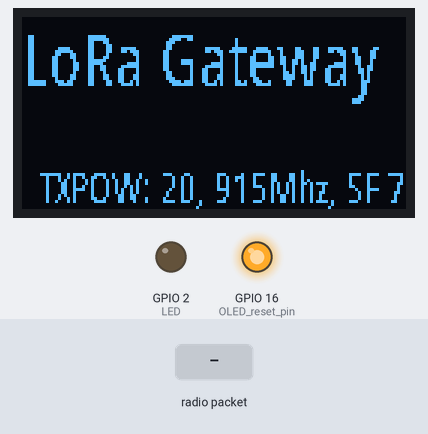
A sketch run on a simulated ESP32. Shown: 128×64 one-colour display, output pins drawn as LEDs (lit = HIGH). The inputs (shaded band) are chosen by the test bench. WiFi joins after 1.5 s; servers stay silent unless stated; no radio packets arrive unless stated; what the sketch prints to the serial monitor is not drawn.

Above: at 0.1 s.
At 3.0 s:
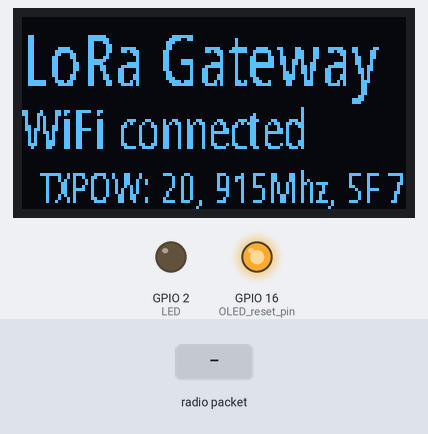
3.1 s: radio packet "$" arrives
4.6 s: radio packet "#" arrives
6.1 s: radio packet "1" arrives
Timing chart, 0 to 9.1 s (numbered marks = the images above; inputs shaded):
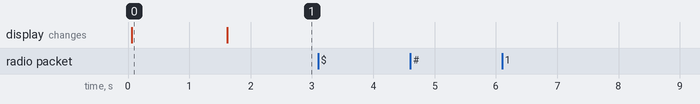

The sketch:

2_Gateway.ino
```cpp
#include <Arduino.h>
#include <SPI.h>
#include <LoRa.h>
#include <WiFi.h>
#include <WiFiMulti.h>
#include <HTTPClient.h>
#include <Wire.h>
#include "SSD1306.h"
#include "fonts.h"  //Open_Sans_Hebrew_Condensed_14, Open_Sans_Hebrew_Condensed_18, Open_Sans_Hebrew_Condensed_24

#define SCK     5    // GPIO5  -- SX1278's SCK
#define MISO    19   // GPIO19 -- SX1278's MISO
#define MOSI    27   // GPIO27 -- SX1278's MOSI
#define SS      18   // GPIO18 -- SX1278's CS
#define RST     14   // GPIO14 -- SX1278's RESET
#define DI0     26   // GPIO26 -- SX1278's IRQ(Interrupt Request)

#define BAND  915E6  // 433E6, 868E6, 915E6
#define TXPOW 20 // 2~20 -> PA_OUTPUT_RF0_PIN, 0~14-> PA_OUTPUT_BOOST_PIN
#define SF 7 // Spreading Factor: 6~12, default 7
#define SBW 125E3 // Signal Bandwidth: 7.83E, 10.4E3, 15.6E3, 20.8E3, 41.7E3, 62.5E3, 125.E3, 250E3, default 125E3
#define CR 5 // Coding Rate: 5~8, default 5

#define SSID1 "DimiFi 2G1"
#define PASS1 "newdimigo"
#define SSID2 "DimiFi 2G2"
#define PASS2 "newdimigo"
#define SSID3 "DimiFi-2G"
#define PASS3 "newdimigo"
#define SSID4 "DimiFi_2G"
#define PASS4 "newdimigo"
#define SSID5 "DimiFi 4G1"
#define PASS5 "newdimigo"
#define SSID6 "DimiFi 4G2"
#define PASS6 "newdimigo"


WiFiMulti WiFiMulti;
HTTPClient http;
SSD1306 display(0x3c, 21, 22);

void printInfo();
int filter_okay(float val1, float val2, float newVal);


void setup() {
	Serial.begin(115200);
	Serial.println("\n\nDevice - LoRa Gateway");

	pinMode(16, OUTPUT);  // OLED reset pin
	pinMode(2, OUTPUT);  //LED
	digitalWrite(16, LOW);    // set GPIO16 low to reset OLED
	delay(50);
	digitalWrite(16, HIGH); // while OLED is running, must set GPIO16 in high

	display.init();
	display.flipScreenVertically();
	display.clear();
	display.setFont(Open_Sans_Hebrew_Condensed_24);
	display.setTextAlignment(TEXT_ALIGN_LEFT);
	display.drawString(0, 0, "LoRa Gateway");
	printInfo();
	display.display();

	WiFi.mode(WIFI_STA);
	WiFiMulti.addAP(SSID1, PASS1);
	WiFiMulti.addAP(SSID2, PASS2);
	WiFiMulti.addAP(SSID3, PASS3);
	WiFiMulti.addAP(SSID4, PASS4);
	WiFiMulti.addAP(SSID5, PASS5);
	WiFiMulti.addAP(SSID6, PASS6);
	Serial.print("Establishing WiFI connection");
	uint16_t wifiCount = 0;
	while(WiFiMulti.run() != WL_CONNECTED) {
		// ESP.wdtFeed();  // uneccesary for ESP32
		Serial.print(".");
		delay(250);
		wifiCount++;
		if(wifiCount>60){
			ESP.restart();  // WiFi connection takes too long
			return;
		}
	}
	Serial.print("\nWiFi Connected: ");
	Serial.println(WiFi.SSID());
	Serial.print("IP address: ");
	Serial.println(WiFi.localIP());
	WiFi.printDiag(Serial);
	Serial.println();

	display.clear();
	display.setFont(Open_Sans_Hebrew_Condensed_24);
	display.setTextAlignment(TEXT_ALIGN_LEFT);
	display.drawString(0, 0, "LoRa Gateway");
	display.setFont(Open_Sans_Hebrew_Condensed_18);
	display.setTextAlignment(TEXT_ALIGN_LEFT);
	display.drawString(0, 26, "WiFi connected");
	printInfo();
	display.display();

	SPI.begin(SCK,MISO,MOSI,SS);
	LoRa.setPins(SS,RST,DI0);
	LoRa.setTxPower(TXPOW);
	LoRa.setSpreadingFactor(SF);
	LoRa.setSignalBandwidth(SBW);
	LoRa.setCodingRate4(CR);
	if (LoRa.begin(BAND)) {
		Serial.println("LoRa Initialized");
	}else{
		Serial.println("LoRa failed to start");
		while (1){
			delay(1000);
		}
	}
	LoRa.receive();

  Serial.println("Init complete\n");
	delay(200);
}


String packet = "";
int packetSize = 0;
String pac_history="";

uint32_t count_packnum = 0;
uint32_t count_packnum_a[6] = {0};
uint8_t pac_NodeNum = 0, pac_okay = 1;
float pac_dust, pac_temp, pac_hum, pac_pres = 0;

float filt_dust[6][2] = {0.0};
float filt_temp[6][2] = {0.0};
float filt_hum[6][2] = {0.0};
float filt_pres[6][2] = {0.0};

void loop() {
	packetSize = LoRa.parsePacket();
	if (packetSize){  // if(non-zero) -> true
		Serial.println("\n\n=====");

		packet ="";
		for (int i = 0; i < packetSize; i++){
			packet.concat((char) LoRa.read());
		}

		packet.trim();

		Serial.print("count_packnum: ");  Serial.println(count_packnum);
		Serial.print("Packet: ");  Serial.println(packet);
		Serial.print("RSSI: ");  Serial.println(String(LoRa.packetRssi(), DEC));

		if(packet.startsWith("$") && packet.endsWith("$")){
			pac_okay = 1;

			String data="";
			packet.replace("$", "");
			data = packet.substring(0, packet.indexOf("#"));
			pac_NodeNum = data.toInt();
			packet = packet.substring(packet.indexOf("#")+1);
			data = packet.substring(0, packet.indexOf("#"));
			pac_dust = data.toFloat();
			packet = packet.substring(packet.indexOf("#")+1);
			data = packet.substring(0, packet.indexOf("#"));
			pac_temp = data.toFloat();
			packet = packet.substring(packet.indexOf("#")+1);
			data = packet.substring(0, packet.indexOf("#"));
			pac_hum = data.toFloat();
			packet = packet.substring(packet.indexOf("#")+1);
			data = packet.substring(0, packet.indexOf("#"));
			pac_pres = data.toFloat();
			// data before filtering
			Serial.print("pac_NodeNum: "); Serial.println(pac_NodeNum);
			Serial.print("pac_dust: "); Serial.print(pac_dust); Serial.println("ug/m3");
			Serial.print("pac_temperature: "); Serial.print(pac_temp); Serial.println("°C");
			Serial.print("pac_humidity: "); Serial.print(pac_hum); Serial.println("% RH");
			Serial.print("pac_pressure: "); Serial.print(pac_pres); Serial.println("Pa");

			// data filtering
			if(pac_NodeNum<0 || pac_NodeNum>16 || pac_dust<0 || pac_temp<=0 || pac_hum<=0 || pac_pres<=0){
				Serial.println("!!!!! abnormal packet data - dropping !!!!!");
				pac_okay=0;
			}

			count_packnum_a[pac_NodeNum-1]++;

			if(count_packnum>3 && count_packnum_a[pac_NodeNum-1]>3 && pac_okay == 1){
				if(filter_okay(filt_temp[pac_NodeNum-1][0], filt_temp[pac_NodeNum-1][1], pac_temp)!=0 ) {  pac_okay = 0; Serial.println("INVALID temp, FILTER_OKAY!=0");  }
				if(filter_okay(filt_hum[pac_NodeNum-1][0], filt_hum[pac_NodeNum-1][1], pac_hum)!=0 ) {  pac_okay = 0; Serial.println("INVALID hum, FILTER_OKAY!=0");  }
				if(filter_okay(filt_pres[pac_NodeNum-1][0], filt_pres[pac_NodeNum-1][1], pac_pres)!=0 ) {  pac_okay = 0; Serial.println("INVALID pres, FILTER_OKAY!=0");  }
			}

			if(pac_okay == 1){
				filt_dust[pac_NodeNum-1][0] = filt_dust[pac_NodeNum-1][1];
				filt_dust[pac_NodeNum-1][1] = pac_dust;
				filt_temp[pac_NodeNum-1][0] = filt_temp[pac_NodeNum-1][1];
				filt_temp[pac_NodeNum-1][1] = pac_temp;
				filt_hum[pac_NodeNum-1][0] = filt_hum[pac_NodeNum-1][1];
				filt_hum[pac_NodeNum-1][1] = pac_hum;
				filt_pres[pac_NodeNum-1][0] = filt_pres[pac_NodeNum-1][1];
				filt_pres[pac_NodeNum-1][1] = pac_pres;
				count_packnum ++;

				String temp = "";
				temp = pac_NodeNum;
				temp.concat(pac_history);
				pac_history = temp;

				if(pac_history.length()>16) {  pac_history = pac_history.substring(0, 16);  }
				Serial.print("pac_history: "); Serial.println(pac_history);

				display.clear();
				display.setFont(Open_Sans_Hebrew_Condensed_18);
				display.setTextAlignment(TEXT_ALIGN_RIGHT);
				display.drawString(128, 0, "RSSI:" + String(LoRa.packetRssi(), DEC));
				display.setFont(Open_Sans_Hebrew_Condensed_24);
				display.setTextAlignment(TEXT_ALIGN_LEFT);
				display.drawStringMaxWidth(0, 0, 64, String(count_packnum));
				display.setFont(Open_Sans_Hebrew_Condensed_18);
				display.setTextAlignment(TEXT_ALIGN_LEFT);
				display.drawStringMaxWidth(0, 26, 128, pac_history);
				printInfo();
				display.display();

				const char* webLink = "http://lora.cafe24app.com/get/?num=<NodeNum>&dust=<DUST>&temp=<TEMP>&humid=<HUM>&pres=<PRESS>&status=set&co2=<CO2>&batt=<BATT>";
				String conLink = webLink;
				conLink.replace("<NodeNum>", String(pac_NodeNum));
				conLink.replace("<DUST>", String(pac_dust));
				conLink.replace("<TEMP>", String(pac_temp));
				conLink.replace("<HUM>", String(pac_hum));
				conLink.replace("<PRESS>", String(pac_pres));
				conLink.replace("&co2=<CO2>", "");
				conLink.replace("&batt=<BATT>", "");
				conLink.replace("<STATUS>", "200");

				http.begin(conLink);
				if (http.GET() == HTTP_CODE_OK) {
					String payload = http.getString();
					Serial.print("HTTP connection success: "); Serial.println(payload);
				}else{
					Serial.println("HTTP Connection Error");
					Serial.flush();
					delay(50);
					return;
					// ESP.restart();
				}
				http.end();
			}
		}
		Serial.println("=====\n");
	}

	Serial.flush();
	// delay(50);
}

void printInfo(){
	display.setFont(Open_Sans_Hebrew_Condensed_14);
	display.setTextAlignment(TEXT_ALIGN_RIGHT);

	switch( String(BAND).substring(0, 3).toInt() ) {
		case 433:
			display.drawString(128, 48, "TXPOW: " + String(TXPOW) + ", 433Mhz, SF " + String(SF));
			break;

		case 868:
			display.drawString(128, 48, "TXPOW: " + String(TXPOW) + ", 868Mhz, SF " + String(SF));
			break;

		case 915:
			display.drawString(128, 48, "TXPOW: " + String(TXPOW) + ", 915Mhz, SF " + String(SF));
			break;

		default:
			break;
	}
}

int filter_okay(float val1, float val2, float newVal){
	val1 = val1<0?val1*(-1):val1;
	val2 = val2<0?val2*(-1):val2;
	newVal = newVal<0?newVal*(-1):newVal;

	float val_mean = (val1 + val2)/2;
	val_mean = val_mean<0?val_mean*(-1):val_mean;

	if(val_mean*(0.5) >= newVal){
		Serial.println("Catch1");
		return 10;  // not okay
	}else if(val_mean*(1.5) <= newVal){
		Serial.println("Catch2");
		return 10;
	}else{
		return 0;  // okay
	}
}
```

Source omitted: fonts.h (data table, 95819 bytes)

Measured:
- after the input at 3.1 s, every drawn part: stays the same
- after the input at 4.6 s, every drawn part: stays the same
- after the input at 6.1 s, every drawn part: stays the same
- what the display in image 0 shows lasts 1.5 s, from 0.1 s to 1.6 s
